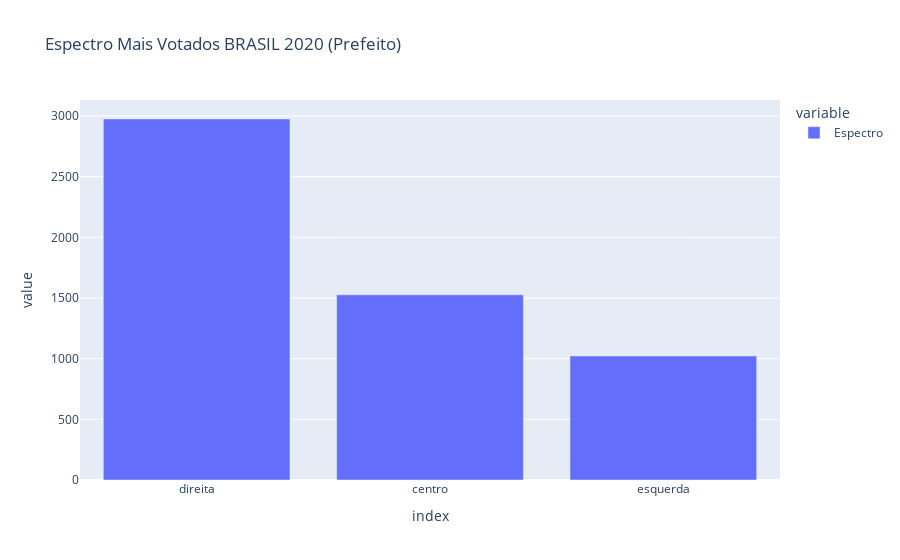

The notebook cell this image was saved under:
### Code cell
candidatos_mais_votados_br_2020.Espectro.value_counts().plot(kind='bar',title=f'Espectro Mais Votados {local} 2020 ({tipo_candidato})')

### Figure 1 — Plotly figure (JSON) as saved in the notebook; plotly's stock layout.template omitted (floating-point values rounded to 4 significant figures)
{"data": [{"textposition": "auto", "hovertemplate": "variable=Espectro<br>index=%{x}<br>value=%{y}<extra></extra>", "showlegend": true, "legendgroup": "Espectro", "name": "Espectro", "yaxis": "y", "y": [2975, 1526, 1022], "offsetgroup": "Espectro", "xaxis": "x", "marker": {"color": "#636efa"}, "x": ["direita", "centro", "esquerda"], "alignmentgroup": "True", "type": "bar", "orientation": "v"}], "layout": {"yaxis": {"domain": [0, 1], "anchor": "x", "title": {"text": "value"}}, "title": {"text": "Espectro Mais Votados BRASIL 2020 (Prefeito)"}, "barmode": "relative", "xaxis": {"domain": [0, 1], "anchor": "y", "title": {"text": "index"}}, "legend": {"tracegroupgap": 0, "title": {"text": "variable"}}}}
